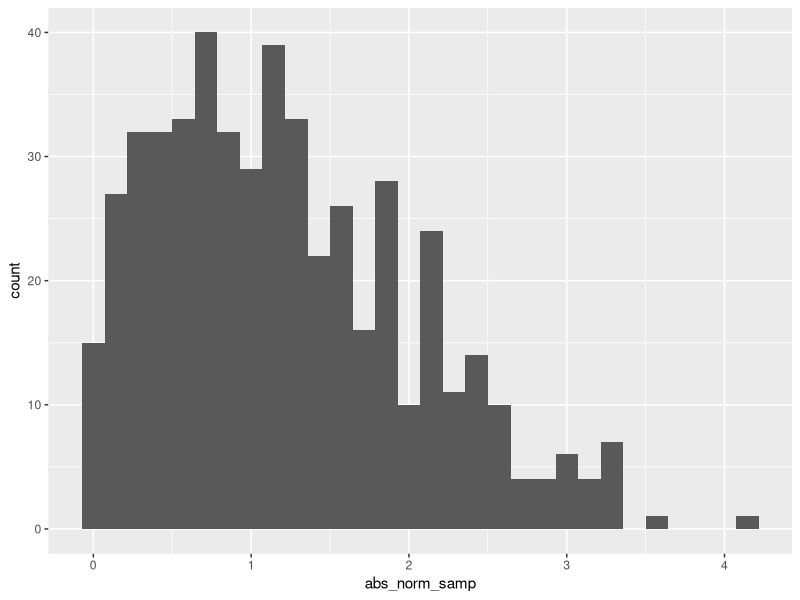

R code for this plot:
## ---- chunk 1
library(tidyverse)

la_df = tibble(
  norm_samp = rnorm(500, mean = 1),
  norm_samp_pos = norm_samp > 0,
  abs_norm_samp = abs(norm_samp)
)

ggplot(la_df, aes(x = abs_norm_samp)) + 
	geom_histogram()

median_samp = median(pull(la_df, norm_samp))
